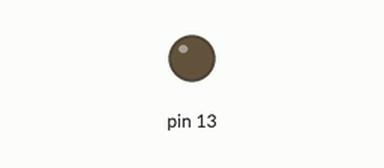
Recording of a sketch running on a simulated Arduino Uno, built with avr-gcc and run on an emulated ATmega328P. Shown: output pins drawn as LEDs (lit = HIGH).

Above: at 1.2 s.
At 5.0 s:
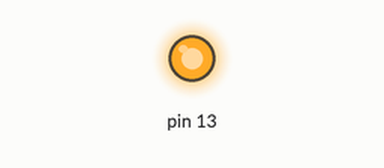
Timing chart, 0 to 9.8 s (numbered marks = the images above):
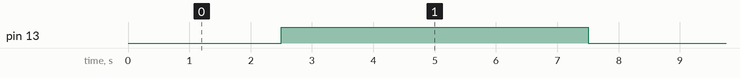

The sketch:

sketch_jul01b.ino
```cpp
void setup() {
pinMode(13,OUTPUT);
Serial.begin(9600);
}

void loop() {
  digitalWrite(13,LOW);
  delay(2500);
    digitalWrite(13,HIGH);
  delay(5000);
}
```

Measured:
- by itself, pin 13: alternates HIGH for 5.0 s and LOW for 2.5 s
